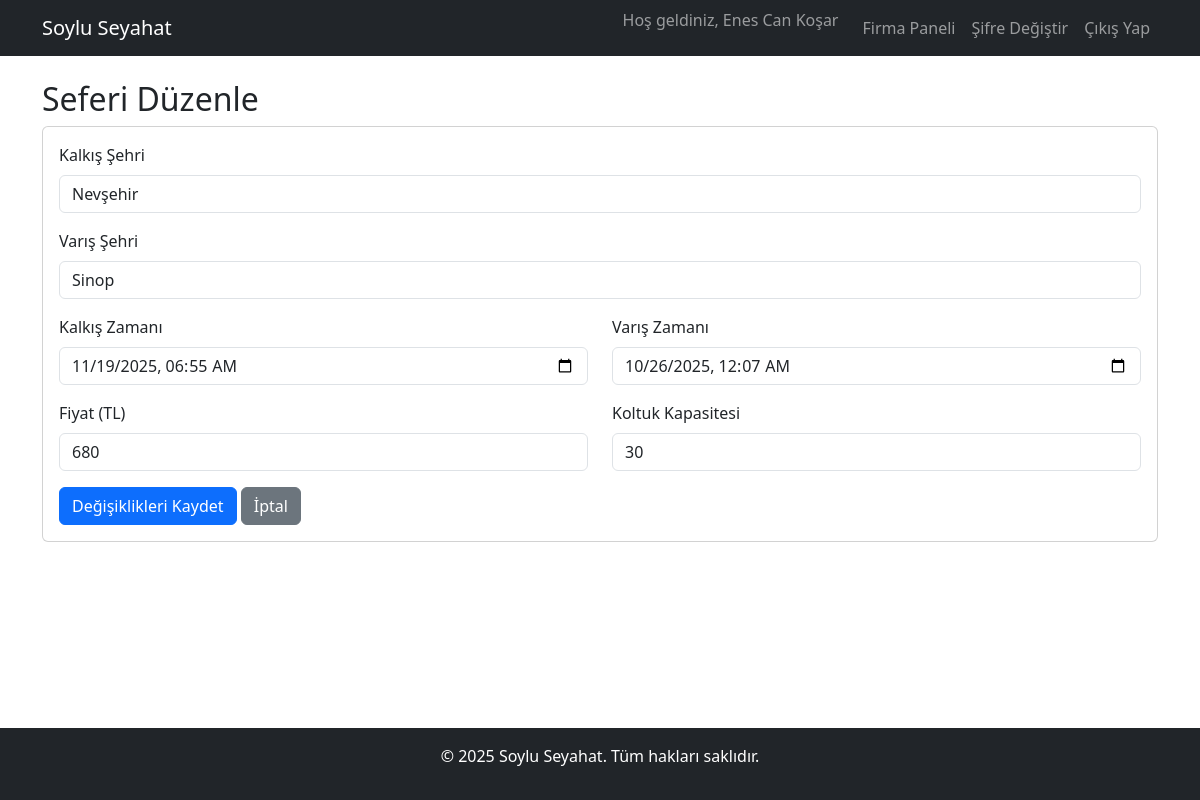
Screenshot of /sefer_duzenle.php?id=66983d2457b456b73a87cedbc7734861 (signed in) with the database file from the repository.
### tables this page shows
CREATE TABLE Trips (
    id TEXT PRIMARY KEY,
    departure_city TEXT NOT NULL,
    destination_city TEXT NOT NULL,
    departure_time TEXT NOT NULL, 
    arrival_time TEXT NOT NULL, 
    price REAL NOT NULL,
    capacity INTEGER NOT NULL,
    created_at TEXT DEFAULT CURRENT_TIMESTAMP,
    company_id TEXT NOT NULL,
    FOREIGN KEY (company_id) REFERENCES Bus_Company(id)
);

### public/sefer_duzenle.php (the view, shortened to what this page needs)
<?php
$db = getDBConnection();
$trip_id = $_GET['id'] ?? null;
$company_id = $_SESSION['company_id'];
$stmt = $db->prepare("SELECT * FROM Trips WHERE id = ? AND company_id = ?");
$stmt->execute([$trip_id, $company_id]);
$trip = $stmt->fetch();
include '../src/templates/header.php';
?>
<h2>Seferi Düzenle</h2>
<div class="card">
    <div class="card-body">
        <form action="sefer_duzenle.php?id=<?php echo htmlspecialchars($trip['id']); ?>" method="POST">
            <div class="mb-3">
                <label for="departure_city" class="form-label">Kalkış Şehri</label>
                <input type="text" class="form-control" id="departure_city" name="departure_city" value="<?php echo htmlspecialchars($trip['departure_city']); ?>" required>
            </div>
            <div class="mb-3">
                <label for="destination_city" class="form-label">Varış Şehri</label>
                <input type="text" class="form-control" id="destination_city" name="destination_city" value="<?php echo htmlspecialchars($trip['destination_city']); ?>" required>
            </div>
            <div class="row">
                <div class="col-md-6 mb-3">
                    <label for="departure_time" class="form-label">Kalkış Zamanı</label>
                    <input type="datetime-local" class="form-control" id="departure_time" name="departure_time" value="<?php echo date('Y-m-d\TH:i', strtotime($trip['departure_time'])); ?>" required>
                </div>
                <div class="col-md-6 mb-3">
                    <label for="arrival_time" class="form-label">Varış Zamanı</label>
                    <input type="datetime-local" class="form-control" id="arrival_time" name="arrival_time" value="<?php echo date('Y-m-d\TH:i', strtotime($trip['arrival_time'])); ?>" required>
                </div>
            </div>
            <div class="row">
                <div class="col-md-6 mb-3">
                    <label for="price" class="form-label">Fiyat (TL)</label>
                    <input type="number" step="0.01" class="form-control" id="price" name="price" value="<?php echo htmlspecialchars($trip['price']); ?>" required>
                </div>
                <div class="col-md-6 mb-3">
                    <label for="capacity" class="form-label">Koltuk Kapasitesi</label>
                    <input type="number" class="form-control" id="capacity" name="capacity" value="<?php echo htmlspecialchars($trip['capacity']); ?>" required>
                </div>
            </div>
            <button type="submit" class="btn btn-primary">Değişiklikleri Kaydet</button>
            <a href="company_panel.php" class="btn btn-secondary">İptal</a>
        </form>
    </div>
</div>
<?php include '../src/templates/footer.php'; ?>

### public/assets/css/style.css (style rules this page uses)
html, body { height: 100%; margin: 0; }
body { display: flex; flex-direction: column; }

### rows the page displays
trips: departure_city "Nevşehir", destination_city "Sinop", departure_time "11/19/2025 06:55", arrival_time "10/26/2025 00:07", price "680", capacity "30"

### other values shown
$_SESSION['full_name'] "Enes Can Koşar"
